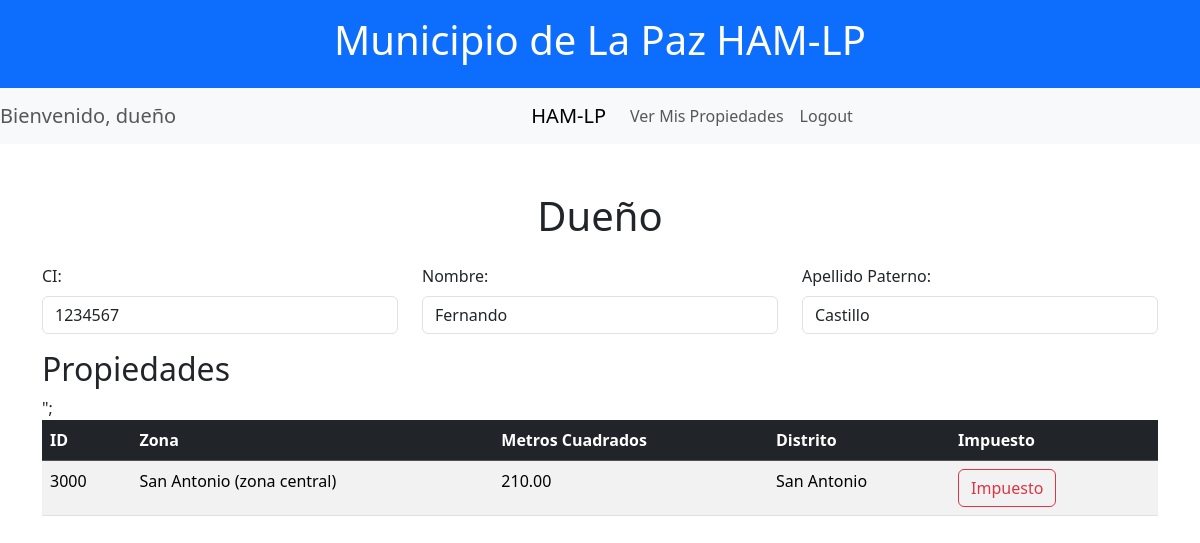
Screenshot of /4/VerPropiedadesDueno.php (signed in) with the database file from the repository.
### tables this page shows
CREATE TABLE `persona` (
  `ci` int(11) NOT NULL,
  `nombre` varchar(50) NOT NULL,
  `paterno` varchar(50) NOT NULL
);

CREATE TABLE `catastro` (
  `id` int(11) NOT NULL,
  `zona` varchar(50) NOT NULL,
  `xini` decimal(10,6) NOT NULL,
  `yini` decimal(10,6) NOT NULL,
  `xfin` decimal(10,6) NOT NULL,
  `yfin` decimal(10,6) NOT NULL,
  `superficie` decimal(10,2) NOT NULL,
  `ci` int(11) NOT NULL,
  `distrito` varchar(50) NOT NULL
);

### 4/VerPropiedadesDueno.php (the view, shortened to what this page needs)
<?php
$ci = $_SESSION['usuario'];
include "conexion.php";
$sql = "SELECT * FROM persona WHERE ci = $ci";
$resultado = mysqli_query($conn, $sql);
$fila = mysqli_fetch_array($resultado);
$nombre = $fila["nombre"];
$paterno = $fila["paterno"];
$sqlPropiedades = "SELECT * FROM catastro WHERE ci = $ci";
$resultadoPropiedades = mysqli_query($conn, $sqlPropiedades);
?>
<!DOCTYPE html>
<html lang="es">
<head>
    <link href="https://cdn.jsdelivr.net/npm/bootstrap@5.3.3/dist/css/bootstrap.min.css" rel="stylesheet">
</head>
<body>
    <?php include('./nav.php'); ?>
    <main class="container mt-5">
        <div class="text-center mb-4">
            <h1>Dueño</h1>
        </div>
        <form action="" method="POST">
            <div class="mb-3 row">
            <div class="col">
                <label for="ci" class="form-label">CI:</label>
                <input type="text" class="form-control" id="ci" name="ci" value="<?php echo $ci; ?>" readonly>
            </div>
            <div class="col">
                <label for="nombre" class="form-label">Nombre:</label>
                <input type="text" class="form-control" id="nombre" name="nombre" value="<?php echo $nombre; ?>" readonly>
            </div>
            <div class="col">
                <label for="paterno" class="form-label">Apellido Paterno:</label>
                <input type="text" class="form-control" id="paterno" name="paterno" value="<?php echo $paterno; ?>" readonly>
            </div>
            </div>
        </form>
        <h2>Propiedades</h2>
        <?php if (mysqli_num_rows($resultadoPropiedades) > 0): ?>
            <table class="table table-striped">
                <thead class="table-dark">
                    <tr>
                        <th>ID</th>
                        <th>Zona</th>
                        <th>Metros Cuadrados</th>
                        <th>Distrito</th>
                        <th scope="col">Impuesto</th>
                    </tr>
                </thead>
                <tbody>
                    <?php while ($propiedad = mysqli_fetch_array($resultadoPropiedades)): ?>
                        <tr>
                            <td><?php echo $propiedad['id']; ?></td>
                            <td><?php echo $propiedad['zona']; ?></td>
                            <td><?php echo $propiedad['superficie']; ?></td>
                            <td><?php echo $propiedad['distrito']; ?></td>
                            <td>
                                <?php echo "<a class='btn btn-outline-danger me-2' href='http://localhost:8080/impuesto4/ImpuestoServlet?id={$propiedad['id']}'>Impuesto</a>"; ?>
                            </td>";
                        </tr>
                    <?php endwhile; ?>
                </tbody>
            </table>
        <?php else: ?>
        <p>No tiene propiedades registradas.</p>
        <?php endif; ?>
    </main>
</body>
</html>

### rows the page displays
persona: nombre "Fernando", paterno "Castillo"
catastro: id "3000", zona "San Antonio (zona central)", superficie "210.00", distrito "San Antonio"

### other values shown
$_SESSION['rol'] "dueño"
